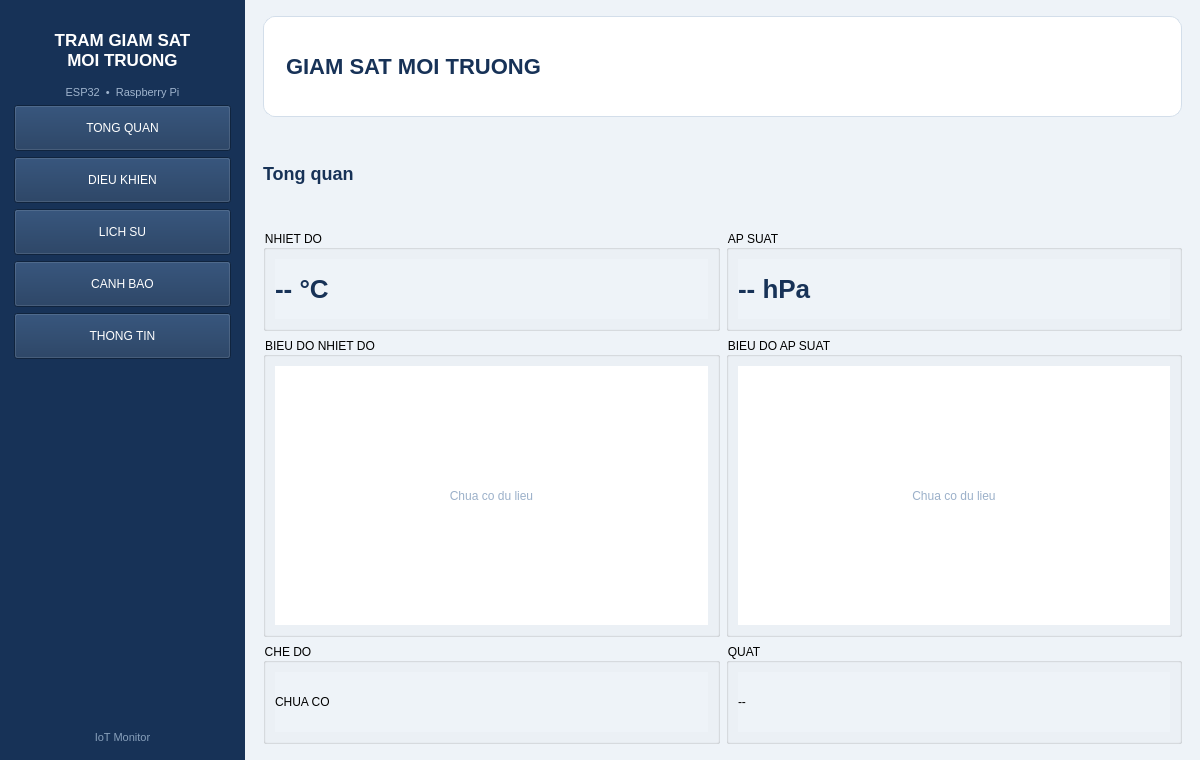
<?xml version="1.0" encoding="UTF-8"?>
<ui version="4.0">
 <class>CuaSoChinh</class>
 <widget class="QMainWindow" name="CuaSoChinh">
  <property name="geometry">
   <rect>
    <x>0</x>
    <y>0</y>
    <width>1200</width>
    <height>760</height>
   </rect>
  </property>
  <property name="windowTitle">
   <string>Tram giam sat moi truong</string>
  </property>

  <widget class="QWidget" name="centralwidget">
   <layout class="QHBoxLayout" name="horizontalLayout">
    <property name="spacing">
     <number>0</number>
    </property>
    <property name="leftMargin">
     <number>0</number>
    </property>
    <property name="topMargin">
     <number>0</number>
    </property>
    <property name="rightMargin">
     <number>0</number>
    </property>
    <property name="bottomMargin">
     <number>0</number>
    </property>

    <item>
     <widget class="QFrame" name="frameMenu">
      <property name="minimumSize">
       <size>
        <width>245</width>
        <height>0</height>
       </size>
      </property>
      <property name="maximumSize">
       <size>
        <width>245</width>
        <height>16777215</height>
       </size>
      </property>
      <property name="styleSheet">
       <string notr="true">
background-color:#173257;
color:white;
       </string>
      </property>

      <layout class="QVBoxLayout" name="verticalLayoutMenu">
       <property name="leftMargin">
        <number>14</number>
       </property>
       <property name="topMargin">
        <number>20</number>
       </property>
       <property name="rightMargin">
        <number>14</number>
       </property>
       <property name="bottomMargin">
        <number>16</number>
       </property>

       <item>
        <widget class="QLabel" name="labelLogo">
         <property name="minimumSize">
          <size>
           <width>0</width>
           <height>60</height>
          </size>
         </property>
         <property name="styleSheet">
          <string notr="true">
font-size:17px;
font-weight:bold;
color:white;
          </string>
         </property>
         <property name="text">
          <string>TRAM GIAM SAT
MOI TRUONG</string>
         </property>
         <property name="alignment">
          <set>Qt::AlignCenter</set>
         </property>
        </widget>
       </item>

       <item>
        <widget class="QLabel" name="labelSub">
         <property name="styleSheet">
          <string notr="true">
color:#9fb4cd;
font-size:11px;
          </string>
         </property>
         <property name="text">
          <string>ESP32  •  Raspberry Pi</string>
         </property>
         <property name="alignment">
          <set>Qt::AlignCenter</set>
         </property>
        </widget>
       </item>

       <item>
        <widget class="QPushButton" name="btnTongQuan">
         <property name="minimumSize">
          <size>
           <width>0</width>
           <height>46</height>
          </size>
         </property>
         <property name="text">
          <string>TONG QUAN</string>
         </property>
        </widget>
       </item>

       <item>
        <widget class="QPushButton" name="btnDieuKhien">
         <property name="minimumSize">
          <size>
           <width>0</width>
           <height>46</height>
          </size>
         </property>
         <property name="text">
          <string>DIEU KHIEN</string>
         </property>
        </widget>
       </item>

       <item>
        <widget class="QPushButton" name="btnLichSu">
         <property name="minimumSize">
          <size>
           <width>0</width>
           <height>46</height>
          </size>
         </property>
         <property name="text">
          <string>LICH SU</string>
         </property>
        </widget>
       </item>

       <item>
        <widget class="QPushButton" name="btnCanhBao">
         <property name="minimumSize">
          <size>
           <width>0</width>
           <height>46</height>
          </size>
         </property>
         <property name="text">
          <string>CANH BAO</string>
         </property>
        </widget>
       </item>

       <item>
        <widget class="QPushButton" name="btnThongTin">
         <property name="minimumSize">
          <size>
           <width>0</width>
           <height>46</height>
          </size>
         </property>
         <property name="text">
          <string>THONG TIN</string>
         </property>
        </widget>
       </item>

       <item>
        <spacer name="verticalSpacer">
         <property name="orientation">
          <enum>Qt::Vertical</enum>
         </property>
         <property name="sizeHint" stdset="0">
          <size>
           <width>20</width>
           <height>200</height>
          </size>
         </property>
        </spacer>
       </item>

       <item>
        <widget class="QLabel" name="labelFooter">
         <property name="styleSheet">
          <string notr="true">
color:#88a0bb;
font-size:11px;
          </string>
         </property>
         <property name="text">
          <string>IoT Monitor</string>
         </property>
         <property name="alignment">
          <set>Qt::AlignCenter</set>
         </property>
        </widget>
       </item>
      </layout>
     </widget>
    </item>

    <item>
     <widget class="QFrame" name="frameNoiDung">
      <property name="styleSheet">
       <string notr="true">
background-color:#eef3f8;
       </string>
      </property>

      <layout class="QVBoxLayout" name="verticalLayoutNoiDung">
       <property name="leftMargin">
        <number>18</number>
       </property>
       <property name="topMargin">
        <number>16</number>
       </property>
       <property name="rightMargin">
        <number>18</number>
       </property>
       <property name="bottomMargin">
        <number>16</number>
       </property>

       <item>
        <widget class="QLabel" name="labelTieuDe">
         <property name="minimumSize">
          <size>
           <width>0</width>
           <height>70</height>
          </size>
         </property>
         <property name="styleSheet">
          <string notr="true">
background:white;
border:1px solid #d3deea;
border-radius:12px;
padding-left:16px;
font-size:22px;
font-weight:bold;
color:#173257;
          </string>
         </property>
         <property name="text">
          <string>GIAM SAT MOI TRUONG</string>
         </property>
        </widget>
       </item>

       <item>
        <widget class="QLabel" name="labelTongQuan">
         <property name="styleSheet">
          <string notr="true">
font-size:18px;
font-weight:bold;
color:#173257;
          </string>
         </property>
         <property name="text">
          <string>Tong quan</string>
         </property>
        </widget>
       </item>

       <item>
        <layout class="QHBoxLayout" name="horizontalLayoutThongSo">
         <item>
          <widget class="QGroupBox" name="groupNhietDo">
           <property name="title">
            <string>NHIET DO</string>
           </property>
           <layout class="QVBoxLayout" name="verticalLayoutNhietDo">
            <item>
             <widget class="QLabel" name="labelNhietDo">
              <property name="styleSheet">
               <string notr="true">
font-size:26px;
font-weight:bold;
color:#173257;
               </string>
              </property>
              <property name="text">
               <string>-- °C</string>
              </property>
             </widget>
            </item>
           </layout>
          </widget>
         </item>

         <item>
          <widget class="QGroupBox" name="groupApSuat">
           <property name="title">
            <string>AP SUAT</string>
           </property>
           <layout class="QVBoxLayout" name="verticalLayoutApSuat">
            <item>
             <widget class="QLabel" name="labelApSuat">
              <property name="styleSheet">
               <string notr="true">
font-size:26px;
font-weight:bold;
color:#173257;
               </string>
              </property>
              <property name="text">
               <string>-- hPa</string>
              </property>
             </widget>
            </item>
           </layout>
          </widget>
         </item>
        </layout>
       </item>

       <item>
        <layout class="QHBoxLayout" name="horizontalLayoutBieuDo">
         <item>
          <widget class="QGroupBox" name="groupBieuDoNhietDo">
           <property name="minimumSize">
            <size>
             <width>0</width>
             <height>300</height>
            </size>
           </property>
           <property name="title">
            <string>BIEU DO NHIET DO</string>
           </property>
           <layout class="QVBoxLayout" name="verticalLayoutBieuDoNhietDo">
            <item>
             <widget class="QLabel" name="labelBieuDoNhietDo">
              <property name="styleSheet">
               <string notr="true">
background:white;
color:#9bb0c9;
               </string>
              </property>
              <property name="text">
               <string>Chua co du lieu</string>
              </property>
              <property name="alignment">
               <set>Qt::AlignCenter</set>
              </property>
             </widget>
            </item>
           </layout>
          </widget>
         </item>

         <item>
          <widget class="QGroupBox" name="groupBieuDoApSuat">
           <property name="minimumSize">
            <size>
             <width>0</width>
             <height>300</height>
            </size>
           </property>
           <property name="title">
            <string>BIEU DO AP SUAT</string>
           </property>
           <layout class="QVBoxLayout" name="verticalLayoutBieuDoApSuat">
            <item>
             <widget class="QLabel" name="labelBieuDoApSuat">
              <property name="styleSheet">
               <string notr="true">
background:white;
color:#9bb0c9;
               </string>
              </property>
              <property name="text">
               <string>Chua co du lieu</string>
              </property>
              <property name="alignment">
               <set>Qt::AlignCenter</set>
              </property>
             </widget>
            </item>
           </layout>
          </widget>
         </item>
        </layout>
       </item>

       <item>
        <layout class="QHBoxLayout" name="horizontalLayoutTrangThai">
         <item>
          <widget class="QGroupBox" name="groupCheDo">
           <property name="title">
            <string>CHE DO</string>
           </property>
           <layout class="QVBoxLayout" name="verticalLayoutCheDo">
            <item>
             <widget class="QLabel" name="labelCheDo">
              <property name="text">
               <string>CHUA CO</string>
              </property>
             </widget>
            </item>
           </layout>
          </widget>
         </item>

         <item>
          <widget class="QGroupBox" name="groupQuat">
           <property name="title">
            <string>QUAT</string>
           </property>
           <layout class="QVBoxLayout" name="verticalLayoutQuat">
            <item>
             <widget class="QLabel" name="labelQuat">
              <property name="text">
               <string>--</string>
              </property>
             </widget>
            </item>
           </layout>
          </widget>
         </item>
        </layout>
       </item>
      </layout>
     </widget>
    </item>
   </layout>
  </widget>
 </widget>

 <resources/>
 <connections/>
</ui>
